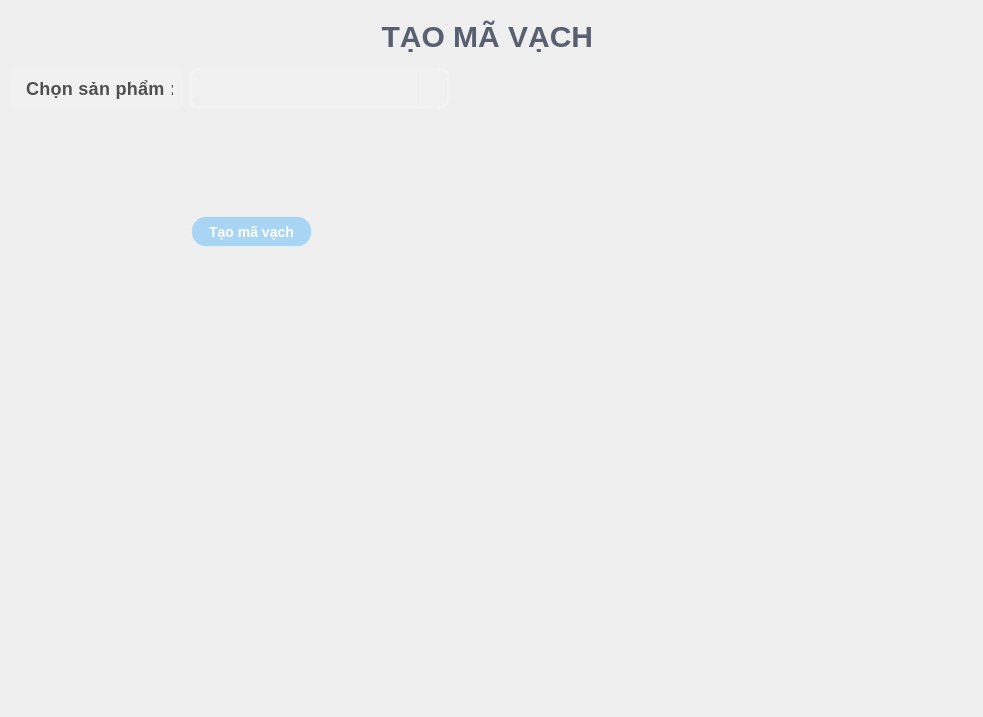
           <widget class="QWidget" name="QR_page_2">
            <layout class="QGridLayout" name="gridLayout_77">
             <item row="0" column="0">
              <widget class="QLabel" name="label_81">
               <property name="minimumSize">
                <size>
                 <width>941</width>
                 <height>51</height>
                </size>
               </property>
               <property name="styleSheet">
                <string notr="true">QLabel {
    color: rgba(60, 70, 90, 0.85); /* Màu chữ xanh đậm sang trọng thay cho nâu vintage */
    font-family: &quot;Segoe UI&quot;, &quot;Montserrat&quot;, sans-serif; /* Font hiện đại thay cho Times New Roman */
    font-weight: bold; /* Giữ nguyên độ đậm */
    font-size: 30px; /* Giữ nguyên kích thước */
    padding: 8px; /* Giữ nguyên padding */
    
    text-align: center; /* Giữ nguyên căn giữa */
    
    /* Thêm các hiệu ứng glassmorphism */

}
</string>
               </property>
               <property name="text">
                <string>TẠO MÃ VẠCH </string>
               </property>
               <property name="alignment">
                <set>Qt::AlignCenter</set>
               </property>
              </widget>
             </item>
             <item row="1" column="0">
              <layout class="QHBoxLayout" name="horizontalLayout_47">
               <item>
                <layout class="QHBoxLayout" name="horizontalLayout_48">
                 <item>
                  <widget class="QLabel" name="label_82">
                   <property name="maximumSize">
                    <size>
                     <width>172</width>
                     <height>45</height>
                    </size>
                   </property>
                   <property name="styleSheet">
                    <string notr="true">QLabel {
    color: rgba(50, 50, 50, 0.85); /* Màu chữ đậm nhưng hơi trong suốt */
    font-family: &quot;Segoe UI&quot;, &quot;Roboto&quot;, sans-serif; /* Font hiện đại */
    font-weight: 500; /* Độ đậm vừa phải */
    font-size: 18px; /* Kích thước phù hợp */
    padding: 10px;
    letter-spacing: 0.3px; /* Tăng khoảng cách chữ nhẹ */
    
    text-align: center;
    background-color: rgba(255, 255, 255, 0.1); /* Nền trắng trong suốt */
    border-radius: 6px; /* Bo góc */
    backdrop-filter: blur(5px); /* Hiệu ứng blur đặc trưng của glassmorphism */
    box-shadow: 0 2px 8px rgba(0, 0, 0, 0.07); /* Đổ bóng tinh tế */

}
</string>
                   </property>
                   <property name="text">
                    <string>Chọn sản phẩm : </string>
                   </property>
                  </widget>
                 </item>
                 <item>
                  <widget class="QComboBox" name="cbb_ten_sanpham_2">
                   <property name="minimumSize">
                    <size>
                     <width>261</width>
                     <height>31</height>
                    </size>
                   </property>
                   <property name="maximumSize">
                    <size>
                     <width>261</width>
                     <height>41</height>
                    </size>
                   </property>
                   <property name="styleSheet">
                    <string notr="true">QComboBox {
    color: rgba(60, 70, 90, 0.85);
    font-family: &quot;Segoe UI&quot;, &quot;Montserrat&quot;, sans-serif;
    font-size: 16px;
    padding: 6px 12px;
    border: 3px solid rgba(255, 255, 255, 0.2);
    border-radius: 10px;
    background-color: rgba(255, 255, 255, 0.05);
    backdrop-filter: blur(10px);
}

QComboBox:hover {
    background-color: rgba(255, 255, 255, 0.1);
}

QComboBox::drop-down {
    subcontrol-origin: padding;
    subcontrol-position: top right;
    width: 30px;
    border-left: 1px solid rgba(255, 255, 255, 0.2);
    background-color: transparent;
}

QComboBox::down-arrow {
    image: url(:/icons/down_arrow_white.png); /* thay bằng icon phù hợp */
    width: 12px;
    height: 12px;
}

QComboBox QAbstractItemView {
    background-color: rgba(255, 255, 255, 0.08);
    border: 1px solid rgba(255, 255, 255, 0.2);
    border-radius: 8px;
    selection-background-color: rgba(255, 255, 255, 0.2);
    color: rgba(255, 255, 255, 0.95);
}
</string>
                   </property>
                  </widget>
                 </item>
                </layout>
               </item>
               <item>
                <spacer name="horizontalSpacer_31">
                 <property name="orientation">
                  <enum>Qt::Horizontal</enum>
                 </property>
                 <property name="sizeHint" stdset="0">
                  <size>
                   <width>40</width>
                   <height>20</height>
                  </size>
                 </property>
                </spacer>
               </item>
              </layout>
             </item>
             <item row="2" column="0">
              <widget class="QWidget" name="widget_28" native="true">
               <property name="minimumSize">
                <size>
                 <width>961</width>
                 <height>591</height>
                </size>
               </property>
               <property name="maximumSize">
                <size>
                 <width>16777215</width>
                 <height>16777215</height>
                </size>
               </property>
               <property name="styleSheet">
                <string notr="true">#widget_9 {
    border: 1px solid rgba(60, 60, 60, 0.8); /* Viền mỏng màu xám đậm */
    border-radius: 8px; /* Bo góc mềm mại hơn */
    box-shadow: 0 2px 10px rgba(0, 0, 0, 0.15); /* Thêm đổ bóng nhẹ */
    background-color: rgba(245, 245, 245, 0.5); /* Nền trắng đục nhẹ */
    padding: 2px; /* Thêm padding nhỏ */
}
</string>
               </property>
               <widget class="QWidget" name="layoutWidget">
                <property name="geometry">
                 <rect>
                  <x>180</x>
                  <y>60</y>
                  <width>548</width>
                  <height>113</height>
                 </rect>
                </property>
                <layout class="QHBoxLayout" name="horizontalLayout_49">
                 <item>
                  <widget class="QPushButton" name="tao_ma_vach_2">
                   <property name="minimumSize">
                    <size>
                     <width>118</width>
                     <height>31</height>
                    </size>
                   </property>
                   <property name="maximumSize">
                    <size>
                     <width>131</width>
                     <height>31</height>
                    </size>
                   </property>
                   <property name="styleSheet">
                    <string notr="true">QPushButton {
    background-color: rgba(0, 150, 255, 0.3); /* Nền xanh trong suốt */
    color: white;
    font-weight: bold;
    font-size: 14px;
    border-radius: 15px;

    
    /* Viền sáng */
    border: 1.5px solid rgba(255, 255, 255, 0.4);
    
    /* Đổ bóng - QSS hỗ trợ giới hạn */
    border-style: outset;
    border-width: 1px;
    
    /* Gradient xanh */
}

QPushButton:hover {
    background-color: rgba(30, 170, 255, 0.5); /* Xanh sáng hơn khi hover */
    border: 1.5px solid rgba(255, 255, 255, 0.6);
}

QPushButton:pressed {
    background-color: rgba(0, 120, 200, 0.4);
    border: 1.5px solid rgba(255, 255, 255, 0.3);
    padding-top: 9px; /* Tạo hiệu ứng nhấn xuống */
    padding-left: 17px;
}
</string>
                   </property>
                   <property name="text">
                    <string>Tạo mã vạch</string>
                   </property>
                  </widget>
                 </item>
                 <item>
                  <widget class="QWidget" name="widget_mavach_2" native="true">
                   <property name="minimumSize">
                    <size>
                     <width>421</width>
                     <height>111</height>
                    </size>
                   </property>
                   <property name="maximumSize">
                    <size>
                     <width>421</width>
                     <height>111</height>
                    </size>
                   </property>
                  </widget>
                 </item>
                </layout>
               </widget>
              </widget>
             </item>
            </layout>
           </widget>
